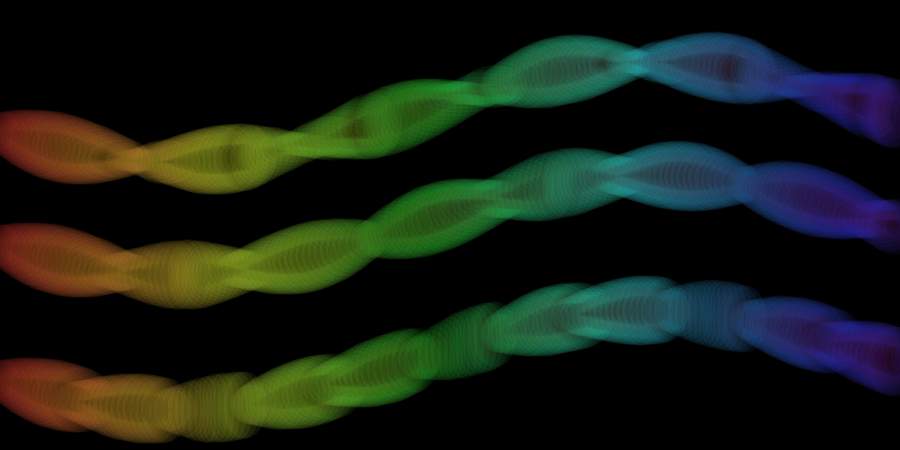
Frame 1 (no input)
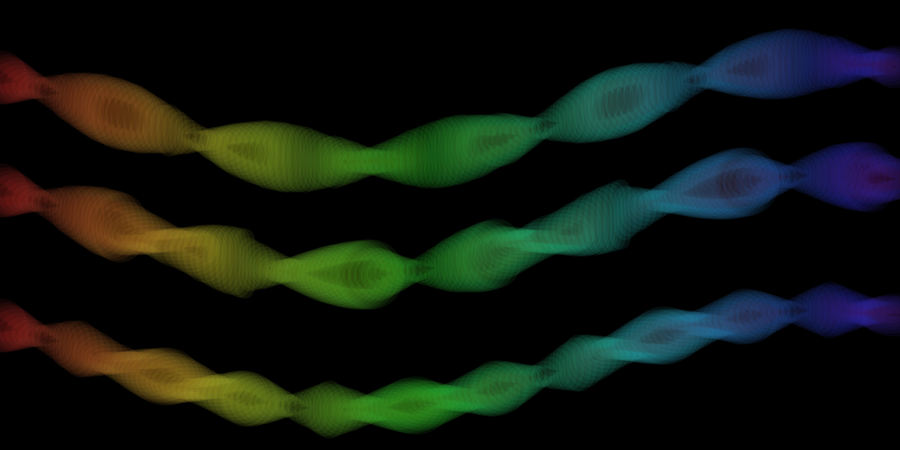
Frame 60 (the mouse pressed at the canvas centre just before this capture)
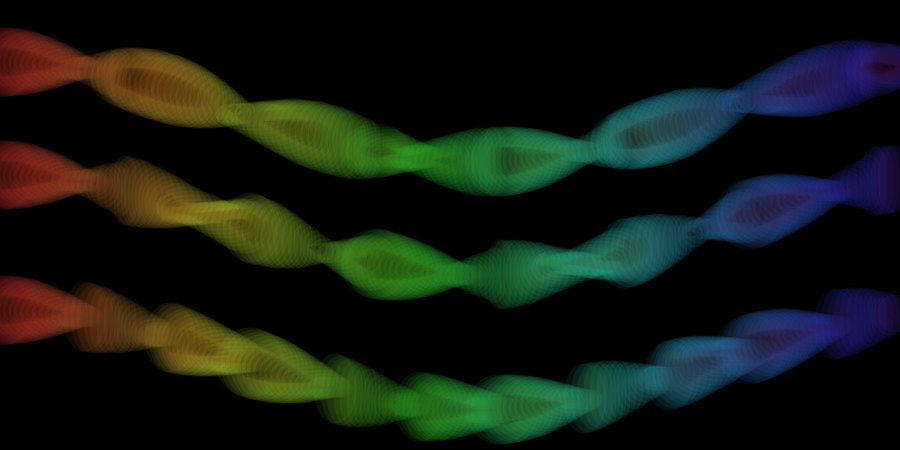
Frame 120 (the mouse held since frame 60 and released just before this capture)

The Processing sketch that drew these frames (run headless with seeded random() and noise(); from frame 60 on, the mouse is pressed at the canvas centre):

// Processing sketch: processing_26042
// ── processing_26042.pde

int xspacing = 5;   
int w;             
 
float theta = .1f;      
float amplitude = 50.0f;  
float period = 950.0f;   
float dx;                
float[] yvalues;          
 
void setup() {
  size(900,450);
  colorMode(HSB);
  smooth();
  w = width;
  dx = (TWO_PI / period) * xspacing;
  yvalues = new float[w/xspacing];
  println(yvalues.length);
}
 
void draw() {
  background(0);
  fill( 10, 10 , 10 );
 calcWave();
  renderWave();
 for (int i = 0; i < yvalues.length; i++) {

}
}
 
void calcWave() {
  theta += .3;
  float x = theta;
  for (int i = 0; i < yvalues.length; i++) {
    yvalues[i] = sin(x)*amplitude;
    x+=dx;
  }
}
 
void renderWave() {
  for ( int x = 0; x < yvalues.length; x++ ) {
    stroke( x, 200, 236, 19 );
    strokeWeight (20);
    fill( yvalues[x], 255, 50,25 );
    ellipseMode( CENTER );
    ellipse( x*xspacing,width/8+yvalues[x],yvalues[(x+x)%50],yvalues[(x+x+x)%100] );
     ellipse( x*xspacing,width/4+yvalues[x],yvalues[(x+x)%75],yvalues[(x+x+x)%75] );
     ellipse( x*xspacing,width/2.5+yvalues[x],yvalues[(x+x)%100],yvalues[(x+x+x)%50] );
  }
}
